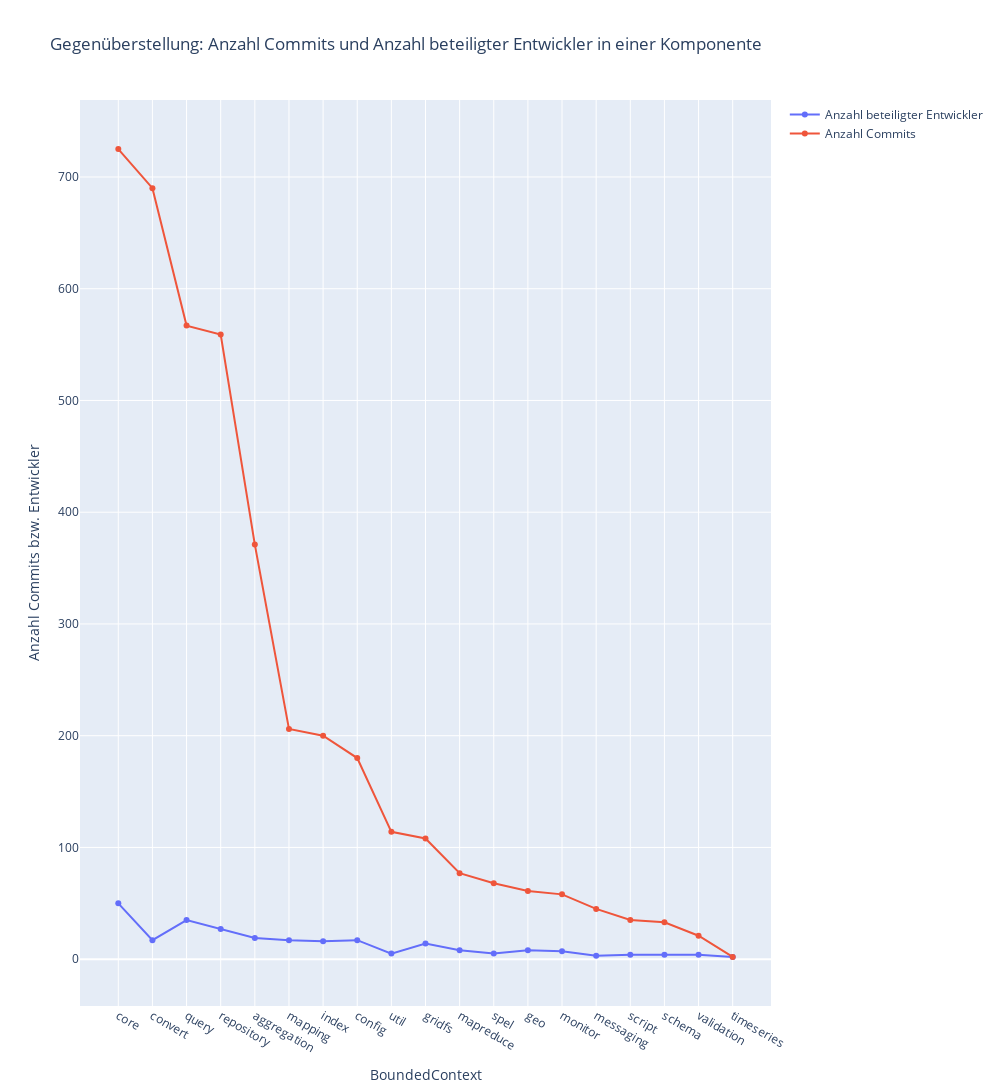

The notebook cell saved with this chart:
### Code cell
bcCommitAndAuthorCount = %cypher MATCH (a:Author)-[:COMMITTED]->(c:Commit)-[:CONTAINS_CHANGE]->(:Change)-[]->(f:Git:File), \
                                (f)<-[:HAS_SOURCE]-(:Type:Java)<-[:CONTAINS]-(bC:BoundedContext) \
                                WHERE NOT c:Merge \
                                RETURN 	 bC.name AS BoundedContext, count(DISTINCT c) AS TotalCommitCount, count(DISTINCT a.name) AS AuthorCount \
                                ORDER BY TotalCommitCount DESC


df = bcCommitAndAuthorCount.get_dataframe()

fig = px.line(df, x='BoundedContext', y=['AuthorCount', 'TotalCommitCount'], height=1500, width=1000,
              labels={'value': 'Anzahl Commits bzw. Entwickler', 'variable': ''},
              title='Gegenüberstellung: Anzahl Commits und Anzahl beteiligter Entwickler in einer Komponente', markers=True)
fig.data[0].name = 'Anzahl beteiligter Entwickler'
fig.data[1].name = 'Anzahl Commits'
fig.show()

### Figure 1 — Plotly figure (JSON) as saved in the notebook; plotly's stock layout.template omitted (floating-point values rounded to 4 significant figures)
{"data": [{"hovertemplate": "=AuthorCount<br>BoundedContext=%{x}<br>Anzahl Commits bzw. Entwickler=%{y}<extra></extra>", "legendgroup": "AuthorCount", "line": {"color": "#636efa", "dash": "solid"}, "marker": {"symbol": "circle"}, "mode": "lines+markers", "name": "Anzahl beteiligter Entwickler", "orientation": "v", "showlegend": true, "type": "scatter", "x": ["core", "convert", "query", "repository", "aggregation", "mapping", "index", "config", "util", "gridfs", "mapreduce", "spel", "geo", "monitor", "messaging", "script", "schema", "validation", "timeseries"], "xaxis": "x", "y": [50, 17, 35, 27, 19, 17, 16, 17, 5, 14, 8, 5, 8, 7, 3, 4, 4, 4, 2], "yaxis": "y"}, {"hovertemplate": "=TotalCommitCount<br>BoundedContext=%{x}<br>Anzahl Commits bzw. Entwickler=%{y}<extra></extra>", "legendgroup": "TotalCommitCount", "line": {"color": "#EF553B", "dash": "solid"}, "marker": {"symbol": "circle"}, "mode": "lines+markers", "name": "Anzahl Commits", "orientation": "v", "showlegend": true, "type": "scatter", "x": ["core", "convert", "query", "repository", "aggregation", "mapping", "index", "config", "util", "gridfs", "mapreduce", "spel", "geo", "monitor", "messaging", "script", "schema", "validation", "timeseries"], "xaxis": "x", "y": [725, 690, 567, 559, 371, 206, 200, 180, 114, 108, 77, 68, 61, 58, 45, 35, 33, 21, 2], "yaxis": "y"}], "layout": {"height": 1500, "legend": {"title": {"text": ""}, "tracegroupgap": 0}, "title": {"text": "Gegenüberstellung: Anzahl Commits und Anzahl beteiligter Entwickler in einer Komponente"}, "width": 1000, "xaxis": {"anchor": "y", "domain": [0, 1], "title": {"text": "BoundedContext"}}, "yaxis": {"anchor": "x", "domain": [0, 1], "title": {"text": "Anzahl Commits bzw. Entwickler"}}}}
